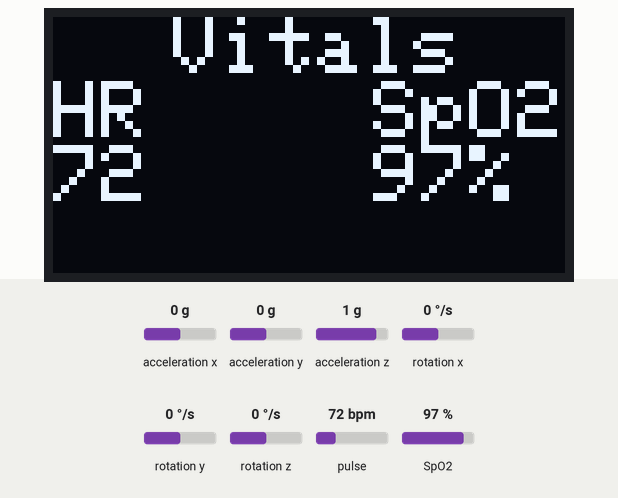
Simulated run of this sketch. Board: ESP32. On the bench: 128×64 one-colour display. Wiring (inferred from the names in the program): MPU-6050 motion sensor at I2C address 0x68. The inputs (shaded band) are chosen by the test bench; at power-on: pulse 72 bpm, SpO2 97 %, acceleration x 0 g, acceleration y 0 g, acceleration z 1 g, rotation x 0 °/s, rotation y 0 °/s, rotation z 0 °/s. WiFi joins after 1.5 s; servers stay silent unless stated; what the sketch prints to the serial monitor is not drawn.

Above: at 2.3 s.
2.4 s: pulse set to 42 bpm
At 3.7 s:
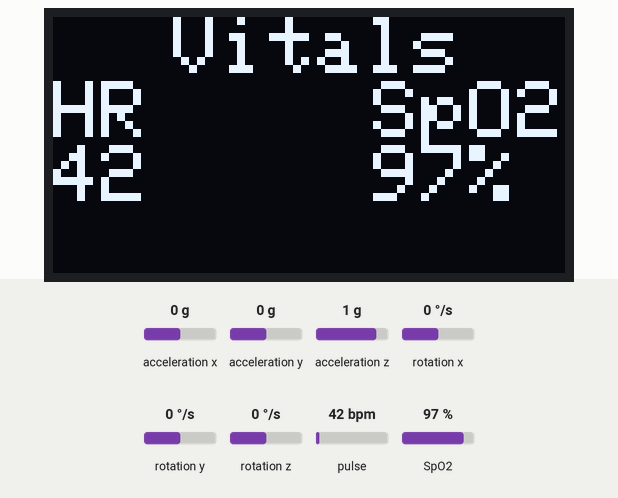
5.7 s: SpO2 set to 80 %
At 7.6 s:
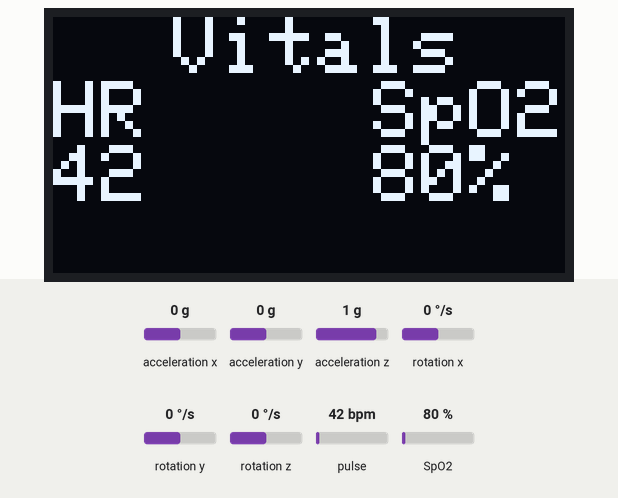
9.6 s: pulse set to 70 bpm
At 11.5 s:
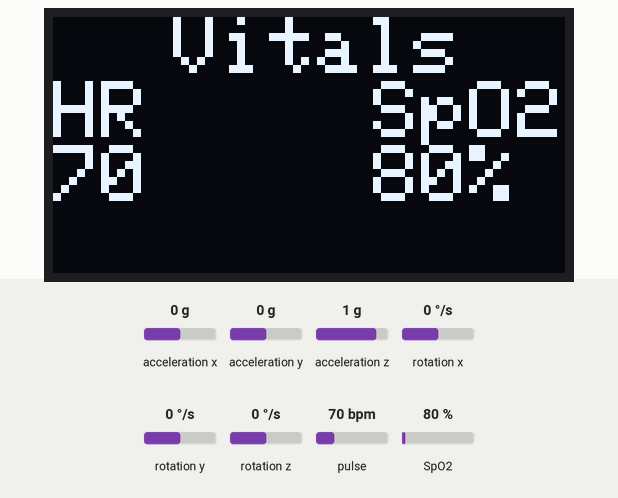
13.4 s: SpO2 set to 85 %
At 15.5 s:
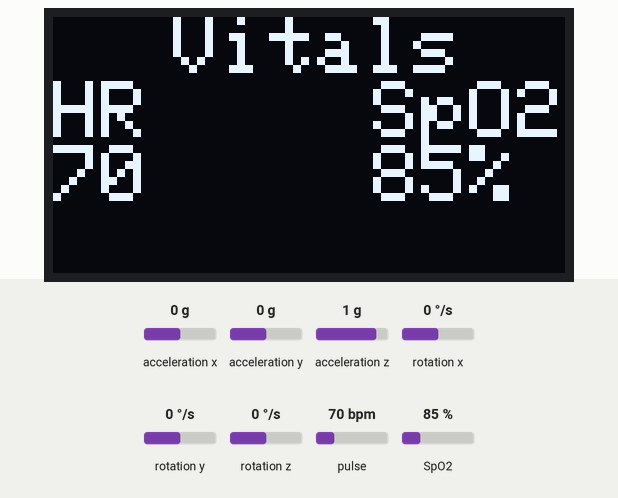
Timing chart, 0 to 17.0 s (numbered marks = the images above; inputs shaded):
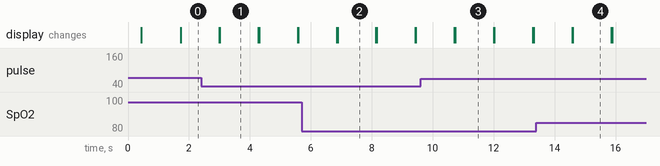

Measured:
- after the input at 2.4 s, the display: first differs from a run without the input after 0.62 s (image 1)
- after the input at 5.7 s, the display: first differs from a run without the input after 1.2 s (image 2)
- after the input at 9.6 s, the display: first differs from a run without the input after 1.1 s (image 3)
- after the input at 13.4 s, the display: first differs from a run without the input after 1.2 s (image 4)
- what the display in image 1 shows lasts 1.3 s, from 3.0 s to 4.3 s

The sketch:

vitals_monitoring.ino
```cpp
#include <Wire.h> // I2C communication
// SpO2 and BPM libraries
#include <MAX30105.h>
#include <spo2_algorithm.h>
#include <math.h> // Math functions
#include <Adafruit_GFX.h> // OLED
#include <Adafruit_SSD1306.h> // OLED
#include <WiFi.h> //WiFi station
// libraries to implement esp-now
#include <esp_wifi.h>
#include <esp_now.h>

#define DEBUG
// #define DEBUGGING

// Receiver MAC Address
uint8_t broadcastAddress[] = {0xa0, 0xb7, 0x65, 0x25, 0x78, 0x9c};


// Devices' addresses
const int MPU   = 0x68; // MAX-30102
const int OLED  = 0x3C;

// Display sizes
const int SCREEN_WIDTH  = 128;
const int SCREEN_HEIGHT = 64;

// Measurements
int16_t AcX, AcY, AcZ, Tmp, GyX, GyY, GyZ; // MPU-6050

// Calibration offset for MPU-6050
static int AcXcal = 0;
static int AcYcal = 0;
static int AcZcal = 0;


// Various variables and containers
uint32_t ir_samples[100];
uint32_t red_samples[100];
int8_t spo2Valid, hrValid;
const int SENSITIVITY = 16384; // LSB/g for ±2g FS (change if you set different FS)
int i = 0;

// Caluculated variables
int32_t spo2, heartRate; // MAX-30102


// Timing variables
const int DELAY = 6000;
unsigned long start;

// Display initialization
Adafruit_SSD1306 display(SCREEN_WIDTH, SCREEN_HEIGHT, &Wire, -1);

// MAX-30102 object
MAX30105 particleSensor;

// Data to send
struct package {
  uint32_t spo2;
  uint32_t heartRate;
  int16_t AcX;
  int16_t AcY;
  int16_t AcZ;
};
package data;

esp_now_peer_info_t peerInfo; // esp-now

void setup() {
  // put your setup code here, to run once:
  Serial.begin(9600);// Serial for debugging

  // Set device as a Wi-Fi Station
  WiFi.mode(WIFI_STA);

  // Init ESP-NOW
  if (esp_now_init() != ESP_OK) {
    Serial.println("Error initializing ESP-NOW");
    return;
  }

  // Once ESPNow is successfully Init, we will register for Send CB to
  // get the status of Trasnmitted packet
  esp_now_register_send_cb(esp_now_send_cb_t(onDataSent));

  // Register peer
  memcpy(peerInfo.peer_addr, broadcastAddress, 6);
  peerInfo.channel = 0;
  peerInfo.encrypt = false;

  // Add peer
  if (esp_now_add_peer(&peerInfo) != ESP_OK) {
    Serial.println("Failed to add peer");
    return;
  }

  Wire.begin(); // I2C set up

  //Display set up
  display.begin(SSD1306_SWITCHCAPVCC, OLED);
  display.clearDisplay();
  display.setTextSize(2); // value to be adjusted.
  display.setTextColor(WHITE);
  display.setCursor(30, 0);
  display.println("Vitals");
  display.display();

  // MPU-6050 wake up
  Wire.beginTransmission(MPU);
  Wire.write(0x6B);
  Wire.write(0);
  Wire.endTransmission(true);
  accel_calibrate(); // acceleration calibration

  // MAX-30102 initialization
  if(!particleSensor.begin(Wire, I2C_SPEED_FAST)) {
#ifdef DEBUGGING
    Serial.println("MAX-30102 not found. Check wiring!");
    WiFi.STA.begin();
#endif //DEBUGGING
    display.clearDisplay();
    display.setCursor(0, 16);
    display.print("NO DEVICE DETECTED");
    display.display();
    display.startscrollright(0, 16);
    while(1);
  }
  particleSensor.setup();
  particleSensor.setPulseAmplitudeRed(0x1F); // Red LED brightness
  particleSensor.setPulseAmplitudeIR(0x1F); // IR LED brightness

  // Display initialization
  displayReset();
  display.setCursor(0, 16);
  display.println("HR");
  display.setCursor(80, 16);
  display.println("SpO2");
  display.display();

  //Timing initialization
  start = millis();
}

void loop() {
    max_reader();
    displayText();
    // mpu_reader(AcX, AcY, AcZ, Tmp, GyX, GyY, GyZ);
    sending_package();
}

// Callback when data is sent
void onDataSent(const uint8_t* mac_addr, esp_now_send_status_t status) {
  Serial.print("\r\nLast Packet Send Status:\t");
  Serial.println(status == ESP_NOW_SEND_SUCCESS ? "Delivery Success" : "Delivery Fail");
}

// Sending info package
void sending_package() {
  // Setting values to send
  data.spo2 = spo2;
  data.heartRate = heartRate;
  data.AcX = AcX + AcXcal / SENSITIVITY;;
  data.AcY = AcY + AcYcal / SENSITIVITY;;
  data.AcZ = AcZ + AcZcal / SENSITIVITY;;

  // Send message via esp-now
  esp_err_t result = esp_now_send(broadcastAddress, (uint8_t*) &data, sizeof(data));


  if (result == ESP_OK)
    Serial.println("Sent with success");
  else
    Serial.println("Error sending the data");
}

// Function to read from MPU-6050
void mpu_reader(int16_t& AcX, int16_t& AcY, int16_t& AcZ, int16_t& Tmp,
                int16_t& GyX, int16_t& GyY, int16_t& GyZ) {
  Wire.beginTransmission(MPU);
  Wire.write(0x3B);
  Wire.endTransmission(false);
  // Request 14 bytes:
  // ACCEL_X, ACCEL_Y, ACCEL_Z (6 bytes)
  // TEMP (2 bytes)
  // GYRO_X, GYRO_Y, GYRO_Z (6 bytes)
  Wire.requestFrom(MPU, 14, true);

  // Read accelerometer values (high byte << 8 | low byte)
  AcX = Wire.read() << 8 | Wire.read();
  AcY = Wire.read() << 8 | Wire.read();
  AcZ = Wire.read() << 8 | Wire.read();

  // Read temperature
  Tmp = Wire.read() << 8 | Wire.read();

  // Read gyroscope values
  GyX = Wire.read() << 8 | Wire.read();
  GyY = Wire.read() << 8 | Wire.read();
  GyZ = Wire.read() << 8 | Wire.read();

  Wire.endTransmission(true); // ends transmission after a read

  // Printing values stored
#ifdef DEBUGGING
  Serial.println(AcX);
  Serial.println(AcY);
  Serial.println(AcZ);
  Serial.println(Tmp);
  Serial.println(GyX);
  Serial.println(GyY);
  Serial.println(GyZ);
#endif //DEBUGGING
}

// Function to read from MAX-30102
void max_reader() {
  for(int i = 0; i < 100; i++) {
    while (!particleSensor.available()) {
      particleSensor.check();
    }
    red_samples[i]  = particleSensor.getRed();
    ir_samples[i]   = particleSensor.getIR();

    particleSensor.nextSample(); // Move to next FIFO sample
  }

  maxim_heart_rate_and_oxygen_saturation(
    ir_samples,
    100,
    red_samples,
    &spo2,
    &spo2Valid,
    &heartRate,
    &hrValid
  );
#ifdef DEBUGGING
    if (hrValid) {
      Serial.print("Heart Rate: ");
      Serial.print(heartRate);
      Serial.println(" BPM");
    } else {
      Serial.println("Heart Rate not valid.");
    }

    if (spo2Valid) {
      Serial.print("SpO2: ");
      Serial.print(spo2);
      Serial.println(" %");
    } else {
      Serial.println("SpO2 not valid.");
    }

    delay(1000);
#endif //DEBUGGING
}

// Accelerometer calibration value
void accel_calibrate() {
  long sx = 0, sy = 0, sz = 0;
  for (int i = 0; i < 200; i++) {
    mpu_reader(AcX, AcY, AcZ, Tmp, GyX, GyY, GyZ);
    sx += AcX;
    sy += AcY;
    sz += AcZ;
  }
  AcXcal = - (sx / 200);
  AcYcal = - (sy / 200);
  AcZcal = sz / 200;
}

void displayText() { // display of the vitals values
  displayReset();
  display.setCursor(0, 16);
  display.println("HR");
  display.setCursor(80, 16);
  display.println("SpO2");
  display.display();

  if (hrValid) {
    display.setCursor(0, 32);
    display.println(heartRate); // Heart rate
  }
  else {
    display.setCursor(0, 32);
    display.println("N/A");
  }
  if (spo2Valid) {
    display.setCursor(80, 32);
    display.print(spo2); // SpO2
    display.println("%");
  }
  else {
    display.setCursor(80, 32);
    display.println("N/A");
  }
  display.display();
}

void displayReset() {
  display.clearDisplay();
  display.setTextSize(2); // value to be adjusted.
  display.setTextColor(WHITE);
  display.setCursor(30, 0);
  display.println("Vitals");
}

#ifdef DEBUGGING
void readMacAddress() {
  uint8_t baseMac[6];
  esp_err_t ret = esp_wifi_get_mac(WIFI_IF_STA, baseMac);
  if (ret == ESP_OK) {
    Serial.printf("%02x:%02x:%02x:%02x:%02x:%02x\n",
                  baseMac[0], baseMac[1], baseMac[2],
                  baseMac[3], baseMac[4], baseMac[5]);
  }
  else
    Serial.println("Failed to read MAC address");
}
#endif //DEBUGGING
```
